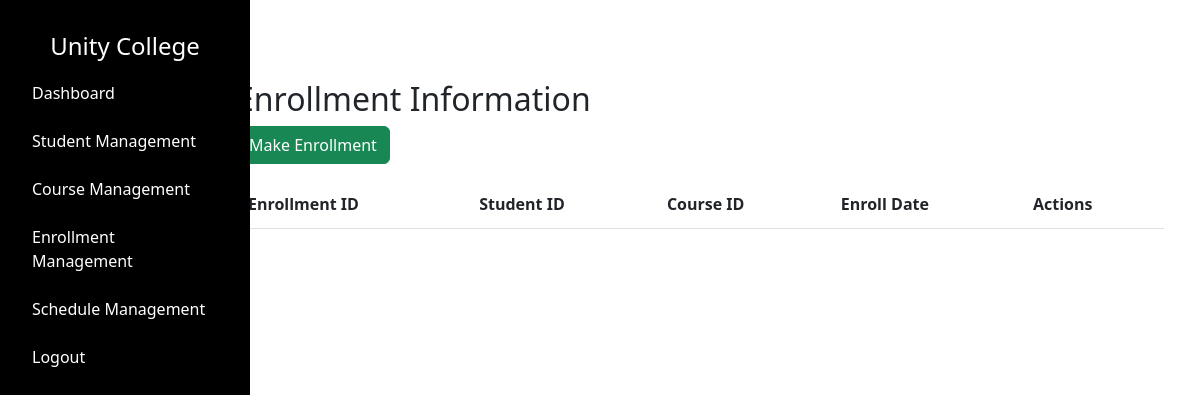
/admin/enrollmentmgt (signed in), run on an earlier commit of the app's database.
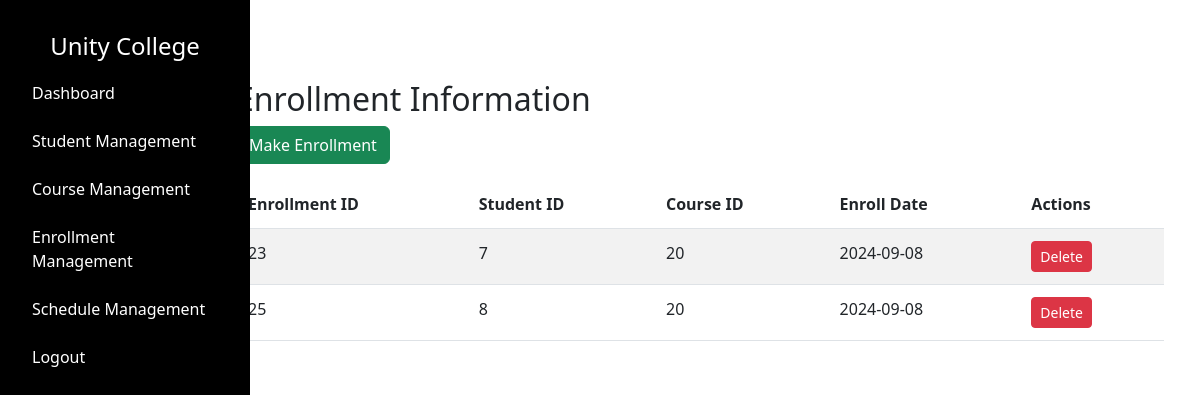
And on a later commit of the database.
### tables this page shows
CREATE TABLE "enrollment" (
    "id" INTEGER PRIMARY KEY AUTOINCREMENT,
    "student_id" INTEGER NOT NULL,
    "course_id" INTEGER NOT NULL,
    "enroll_date" DATE NOT NULL,
    FOREIGN KEY("student_id") REFERENCES "student"("id") ON DELETE RESTRICT,
    FOREIGN KEY("course_id") REFERENCES "course"("id") ON DELETE RESTRICT
);

### app.py (the view)
@app.route("/admin/enrollmentmgt", methods=["GET"])
def admin_view_enrollment():
    if 'username' not in session or session.get('user_type') != 'admin':
        return redirect(url_for('admin_login'))
    username = session.get('username')
    enrollment = query_db("SELECT * FROM enrollment")
    enrollment_list = []
    for record in enrollment:
        enrollment_dict = {
            "id": record[0],
            "student_id": record[1],
            "course_id": record[2],
            "enroll_date": record[3],
        }
        enrollment_list.append(enrollment_dict)
    return render_template("admin/enrollmentmgmt.html", enrollment_list=enrollment_list, username=username, time=time)

### dbcontroller.py (called while the page is built)
def get_db_connection():
    return sqlite3.connect(DATABASE)

def query_db(query, args=(), one=False):
    con = get_db_connection()
    with closing(con.cursor()) as cur:
        cur.execute(query, args)
        rv = cur.fetchall()
        if one:
            return rv[0] if rv else None
        return rv

### templates/admin/enrollmentmgmt.html (shortened to what this page needs)
{% extends "/admin/layout.html" %} {% block content %}
<link href="/static/css/admin/enrollmentmgmt.css" rel="stylesheet" />
<div class="container mt-5">
  <h2>Enrollment Information</h2>
  <a href="{{ url_for('admin_enroll') }}" class="btn btn-success mb-3"
    >Make Enrollment</a
  >
  <div class="table-responsive">
    <table class="table table-striped">
      <thead>
        <tr>
          <th>Enrollment ID</th>
          <th>Student ID</th>
          <th>Course ID</th>
          <th>Enroll Date</th>
          <th>Actions</th>
        </tr>
      </thead>
      <tbody>
        {% for enrollment in enrollment_list %}
        <tr>
          <td>{{ enrollment['id'] }}</td>
          <td>{{ enrollment['student_id'] }}</td>
          <td>{{ enrollment['course_id'] }}</td>
          <td>{{ enrollment['enroll_date'] }}</td>
          <td>
            <form
              action="{{ url_for('delete_enrollment', id=enrollment['id']) }}"
              method="post"
              style="display: inline"
            >
              <button
                type="submit"
                class="btn btn-danger btn-sm"
                onclick="return confirm('Are you sure you want to delete this enrollment?')"
              >
                Delete
              </button>
            </form>
          </td>
        </tr>
        {% endfor %}
      </tbody>
    </table>
  </div>
</div>
{% endblock %}

What changed in the data, as far as the page shows it:
added enrollment: id "23", student_id "7", course_id "20", enroll_date "2024-09-08"
added enrollment: id "25", student_id "8", course_id "20", enroll_date "2024-09-08"
